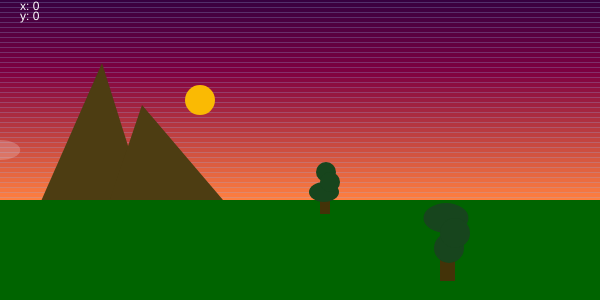
Frame 1 (no input)
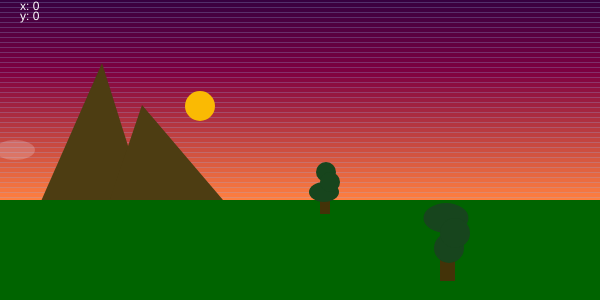
Frame 60 (no input)
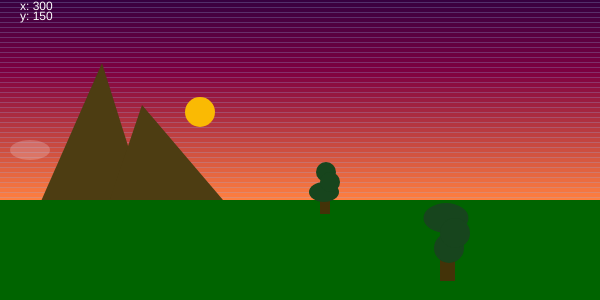
Frame 120 (the mouse pressed at the canvas centre since frame 60)

The p5.js sketch that drew these frames (run headless with seeded random() and noise() and a simulated clock; from frame 60 on, the mouse is pressed at the canvas centre):

// p5.js sketch
// ── sketch.js


function setup() {
    createCanvas(600, 300);
} // end setup

function draw() {
    background(159, 189, 237);// rgb  0-255

    // pretty sky
    for(var i=0; i<=200; i+=5){
        strokeWeight(5);
        stroke(255-i,128-i,64);
        line(0,200-i,width,200-i); // x,y,x,y
    }

    // sun
    noStroke();
    fill(250,186, 3);
    ellipse(200,(100+frameCount/10),30,30); 1
    //text(frameCount,200,150);

    // mountains
    fill(77, 61, 18);
    triangle(38,208,102,63,145,200);
    triangle(107,208,142,105,223,200);

    // cloud
    fill(255,255,255,50);
    ellipse(frameCount/4,150,40,20);

    // Green Ground
    noStroke();
    fill(0,100,0);// rgb
    rect(0,200,width,200);

    // tree 1
    fill(67, 51, 8); // tree brown
    rect(320,194,10,20); // trunk
    fill(23, 69, 29);
    ellipse(326,172,20,20);// tree top
    ellipse(324,192,30,20);
    ellipse(330,182,20,20);

    // tree 2
    push();
    translate(-40,-40);
    scale(1.5);
    fill(67, 51, 8); // tree brown
    rect(320,194,10,20); // trunk
    fill(23, 69, 29);
    ellipse(326,192,20,20);// tree top
    ellipse(324,172,30,20);
    ellipse(330,182,20,20);
    pop();

    mouseLocation();
} // end draw

function mouseLocation(){
    fill(255);
    text(("x: " + mouseX),20,10);
    text(("y: " + mouseY),20,20);
} // end mouseLocation
